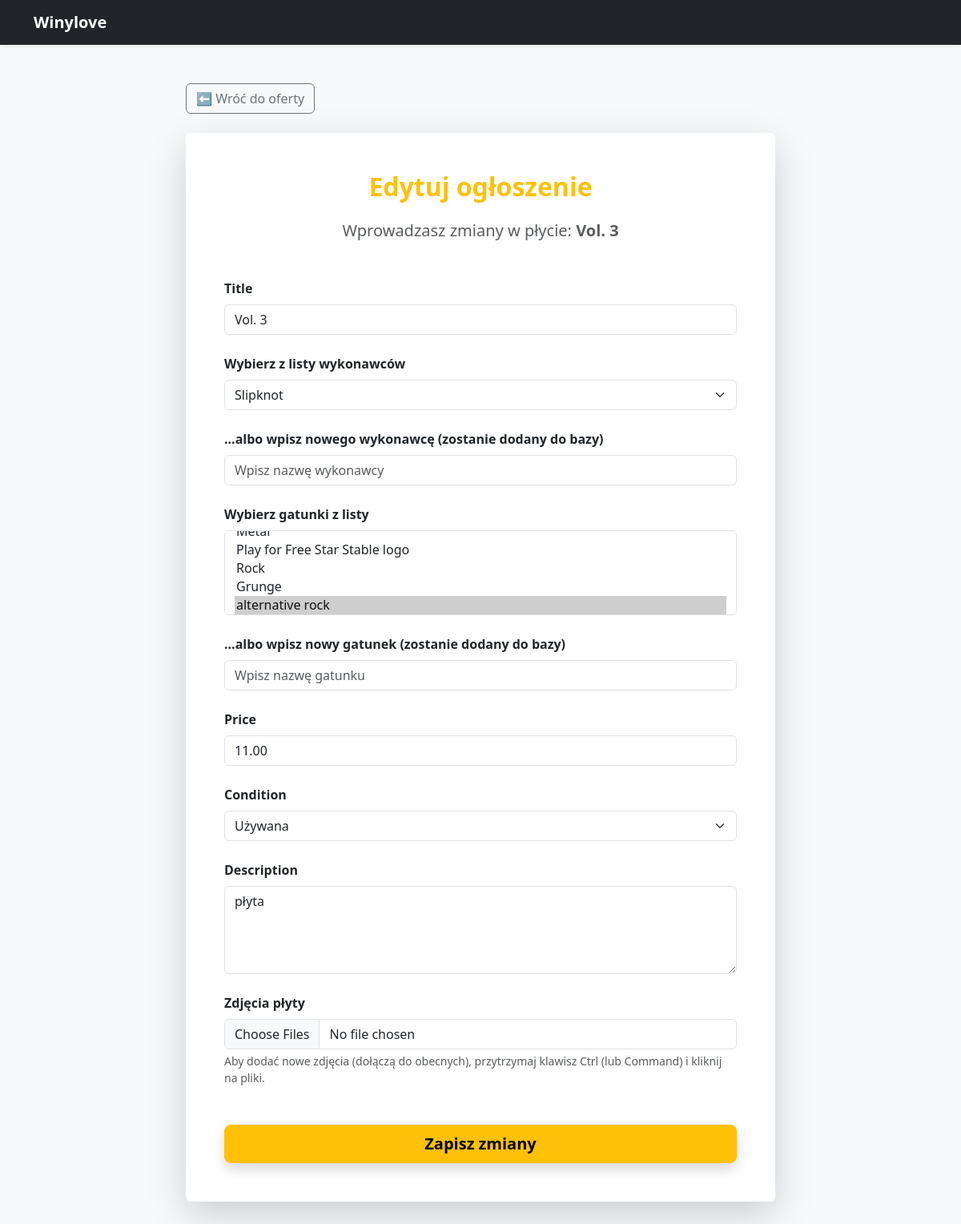
/oferta/3/edytuj/ (signed in), run on the app's committed database.
### shop/models.py (models this page shows, shortened)
class CDOffer(models.Model):
    CONDITION_CHOICES = [
        ('NEW', 'Nowa'),
        ('USED', 'Używana'),
    ]
    title = models.CharField(max_length=200)
    artist = models.ForeignKey(Artist, on_delete=models.CASCADE, related_name='cds')
    genres = models.ManyToManyField(Genre, related_name='cds')
    seller = models.ForeignKey(User, on_delete=models.CASCADE, related_name='offers')
    price = models.DecimalField(max_digits=6, decimal_places=2)
    condition = models.CharField(max_length=10, choices=CONDITION_CHOICES)
    description = models.TextField()
    created_at = models.DateTimeField(auto_now_add=True)

### shop/views.py (the view)
# urls.py: path('oferta/<int:pk>/edytuj/', views.edit_cd, name='edit_cd'),
@login_required
def edit_cd(request, pk):
    offer = get_object_or_404(CDOffer, pk=pk)
    if offer.seller != request.user:
        raise PermissionDenied
    if request.method == 'POST':
        form = CDOfferForm(request.POST, request.FILES, instance=offer)
        if form.is_valid():
            form.save()
            images = request.FILES.getlist('images')
            if images:
                offer.images.all().delete()
                for image in images:
                    CDImage.objects.create(offer=offer, image=image)
            return redirect('offer_detail', pk=offer.pk)
    else:
        form = CDOfferForm(instance=offer)
    return render(request, "shop/edit_cd.html", {'form': form, 'offer': offer})

### shop/models.py (called while the page is built)
    def __str__(self):
        return self.name

    def __str__(self):
        return self.name

### shop/templates/shop/edit_cd.html (shortened to what this page needs)
<!DOCTYPE html>
<html lang="pl">
<head>
    <link href="https://cdn.jsdelivr.net/npm/bootstrap@5.3.2/dist/css/bootstrap.min.css" rel="stylesheet">
</head>
<body class="bg-light">
    <nav class="navbar navbar-expand-lg navbar-dark bg-dark shadow-sm">
        <div class="container">
            <a class="navbar-brand fw-bold" href="{% url 'home' %}">Winylove</a>
        </div>
    </nav>
    <div class="container mb-5 mt-5">
        <div class="row justify-content-center">
            <div class="col-md-9 col-lg-8">
                <a href="{% url 'offer_detail' offer.id %}" class="btn btn-outline-secondary mb-4">⬅ Wróć do oferty</a>
                <div class="card shadow-lg border-0">
                    <div class="card-body p-5">
                        <h2 class="text-center mb-4 fw-bold text-warning">Edytuj ogłoszenie</h2>
                        <h5 class="text-center text-muted mb-5">Wprowadzasz zmiany w płycie: <strong>{{ offer.title }}</strong></h5>
                        <form method="post" enctype="multipart/form-data">
                            {% for field in form %}
                                <div class="mb-4">
                                    <label for="{{ field.id_for_label }}" class="form-label fw-bold">
                                        {{ field.label }}
                                    </label>
                                    {{ field }}
                                    {% if field.name == 'images' %}
                                        <div class="form-text text-muted">
                                            Aby dodać nowe zdjęcia (dołączą do obecnych), przytrzymaj klawisz Ctrl (lub Command) i kliknij na pliki.
                                        </div>
                                    {% endif %}
                                </div>
                            {% endfor %}
                            <div class="d-grid gap-2 mt-5">
                                <button type="submit" class="btn btn-warning btn-lg shadow fw-bold">Zapisz zmiany</button>
                            </div>
                        </form>
                    </div>
                </div>
            </div>
        </div>
    </div>
</body>
</html>

### data on the page
CDOffer: title "Vol. 3", form "Vol. 3" "Slipknot" "11.00" "Używana" "płyta"

### other printed values
{{ field.label }} "Title" "Wybierz z listy wykonawców" "...albo wpisz nowego wykonawcę (zostanie dodany do bazy)" "Wybierz gatunki z listy" "...albo wpisz nowy gatunek (zostanie dodany do bazy)" "Price" "Condition" "Description" "Zdjęcia płyty"
